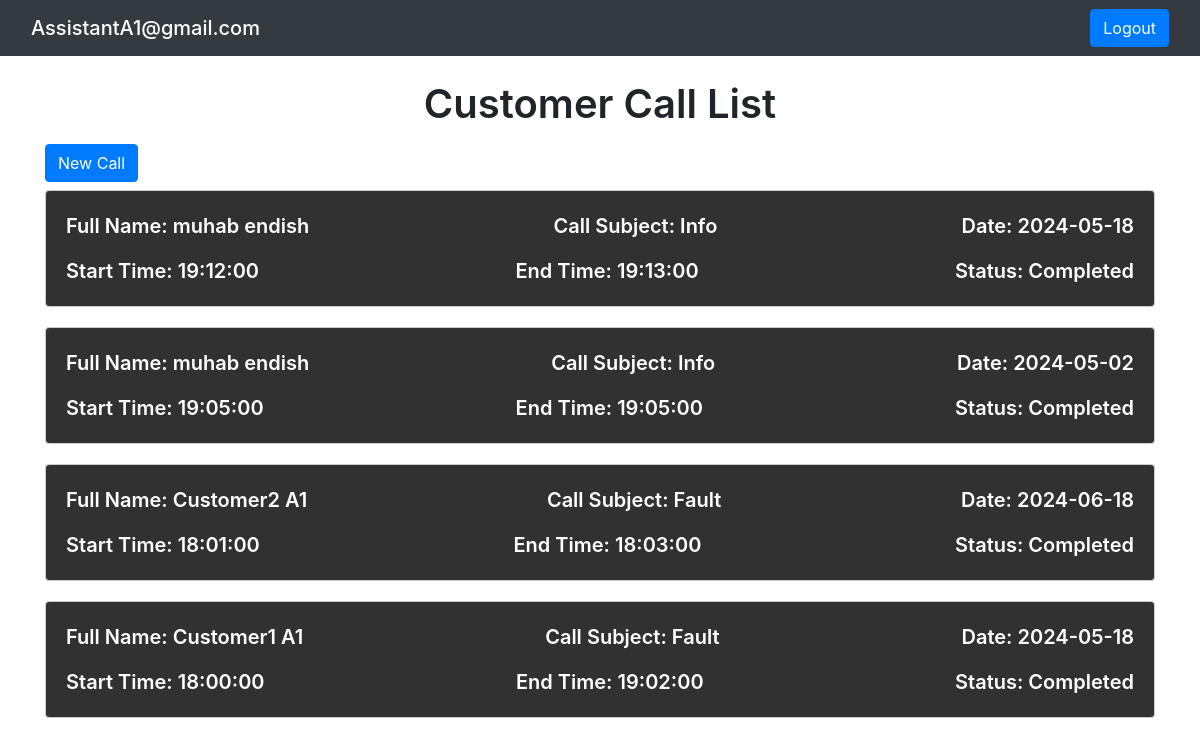
The app's page /callsList/callsList.php (signed in), older data.
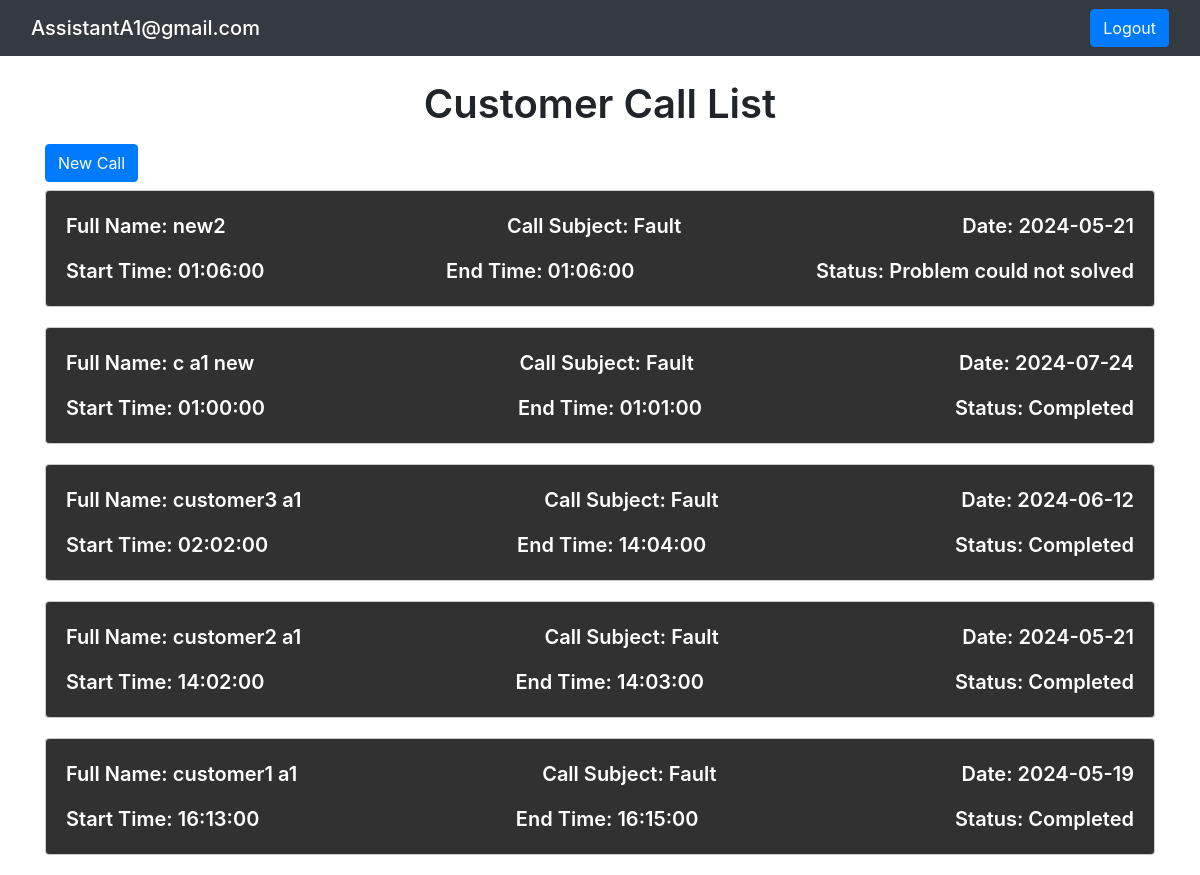
The same page, newer data.
### tables this page shows
CREATE TABLE `tbl_call` (
  `call_id` int(11) NOT NULL,
  `assistant_id` int(11) NOT NULL,
  `customer_id` int(11) NOT NULL,
  `call_status` varchar(50) NOT NULL,
  `call_startTime` time DEFAULT NULL,
  `call_finishTime` time DEFAULT NULL,
  `call_subject` varchar(50) NOT NULL,
  `call_date` date NOT NULL
);

CREATE TABLE `customer` (
  `customer_id` int(11) NOT NULL,
  `customer_fullName` varchar(50) NOT NULL
);

### callsList/callsList.php (the view, shortened to what this page needs)
<!DOCTYPE html>
<html lang="en">
<head>
    <link href="https://stackpath.bootstrapcdn.com/bootstrap/4.5.2/css/bootstrap.min.css" rel="stylesheet">
    <link rel="stylesheet" href="callsList.css">
</head>
<body>
<nav class="navbar bg-dark text-white">
  <div class="container-fluid">
    <span class="navbar-brand mb-0 h1">
        <?php
if(isset($_SESSION["email"]) && !empty($_SESSION["email"])) {
    echo $_SESSION["email"];
} else {
    header("Location: ../login/login.php");
    exit;
}
?>
</span>
<span><a class="btn btn-primary" href="../login/logout.php">Logout</a>
</span>
  </div>
</nav>
    <div class="container">
        <h1 class="mt-4 mb-3 text-center">Customer Call List</h1>
        <button class="btn btn-primary mb-2" id="newCallBtn">New Call</button>
        <div class="calls text-white">
            <?php
            include '../php/config.php';
$query = "SELECT c.customer_fullName, c.customer_id, tc.call_subject, tc.call_date, tc.call_startTime, tc.call_finishTime, tc.call_status
FROM tbl_call tc
LEFT JOIN customer c ON tc.customer_id = c.customer_id
JOIN assistant a ON tc.assistant_id = a.assistant_id
WHERE a.assistant_id = ?
ORDER BY tc.call_id DESC";
$stmt = mysqli_prepare($db, $query);
mysqli_stmt_bind_param($stmt, "i", $_SESSION["assistant_id"]);
mysqli_stmt_execute($stmt);
$result = mysqli_stmt_get_result($stmt);
            if ($result && mysqli_num_rows($result) > 0) {
                $rows = mysqli_fetch_all($result, MYSQLI_ASSOC);
                foreach ($rows as $row) {
            ?>
                <div class="call rounded">
                    <div class="row justify-content-between">
                        <p>Full Name: <?php echo $row['customer_fullName']; ?></p>
                        <p>Call Subject: <?php echo $row['call_subject']; ?></p>
                        <p>Date: <?php echo $row['call_date']; ?></p>
                    </div>
                    <div class="row m-0 justify-content-between">
                        <p>Start Time: <?php echo $row['call_startTime']; ?></p>
                        <p>End Time: <?php echo $row['call_finishTime']; ?></p>
                        <p>Status: <?php echo $row['call_status']; ?></p>
                    </div>
                </div>
            <?php
                }
            } else {
                echo "<p class='text-dark'>No calls found.</p>";
            }
            ?>
        </div>
    </div>
</body>
</html>

### callsList/callsList.css (style rules this page uses)
h1 { font-weight: 600 !important; }
.call { margin-bottom: 20px; border: 1px solid #ccc; padding: 20px; background-color: #313131; }
.call .row { margin: 0 0 15px; }
.call p { font-size: 20px; margin: 0; font-weight: 600; }

Row changes from the older to the newer data that the page shows:
removed tbl_call: customer.customer_fullName "muhab endish", call_subject "Info", call_date "2024-05-18", call_startTime "19:12:00", call_finishTime "19:13:00", call_status "Completed"
removed tbl_call: customer.customer_fullName "muhab endish", call_subject "Info", call_date "2024-05-02", call_startTime "19:05:00", call_finishTime "19:05:00", call_status "Completed"
removed tbl_call: customer.customer_fullName "Customer2 A1", call_subject "Fault", call_date "2024-06-18", call_startTime "18:01:00", call_finishTime "18:03:00", call_status "Completed"
removed tbl_call: customer.customer_fullName "Customer1 A1", call_subject "Fault", call_date "2024-05-18", call_startTime "18:00:00", call_finishTime "19:02:00", call_status "Completed"
added tbl_call: customer.customer_fullName "new2", call_subject "Fault", call_date "2024-05-21", call_startTime "01:06:00", call_finishTime "01:06:00", call_status "Problem could not solved"
added tbl_call: customer.customer_fullName "c a1 new", call_subject "Fault", call_date "2024-07-24", call_startTime "01:00:00", call_finishTime "01:01:00", call_status "Completed"
added tbl_call: customer.customer_fullName "customer3 a1", call_subject "Fault", call_date "2024-06-12", call_startTime "02:02:00", call_finishTime "14:04:00", call_status "Completed"
added tbl_call: customer.customer_fullName "customer2 a1", call_subject "Fault", call_date "2024-05-21", call_startTime "14:02:00", call_finishTime "14:03:00", call_status "Completed"
added tbl_call: customer.customer_fullName "customer1 a1", call_subject "Fault", call_date "2024-05-19", call_startTime "16:13:00", call_finishTime "16:15:00", call_status "Completed"
